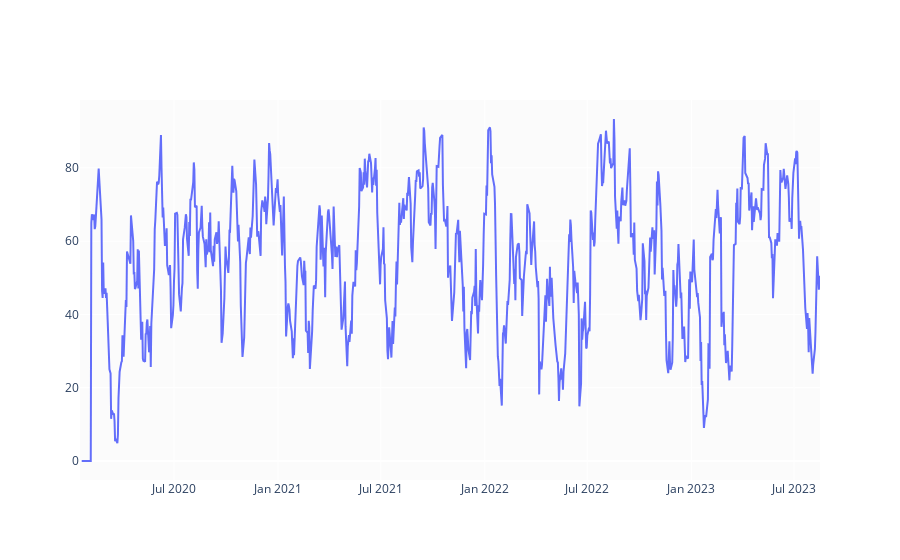

Notebook source saved alongside this figure:
### Code cell
def relative_strength_idx(df, n=14):
    close = df['Close']
    delta = close.diff()
    delta = delta[1:]
    pricesUp = delta.copy()
    pricesDown = delta.copy()
    pricesUp[pricesUp < 0] = 0
    pricesDown[pricesDown > 0] = 0    
    rollUp = pricesUp.rolling(n).mean()
    rollDown = pricesDown.abs().rolling(n).mean()
    rs = rollUp / rollDown
    rsi = 100.0 - (100.0 / (1.0 + rs))
    return rsi

df['RSI'] = relative_strength_idx(df).fillna(0)

fig = go.Figure(go.Scatter(x=df.Date, y=df.RSI, name='RSI'))
fig.show()

### Figure 1 — Plotly figure (JSON) as saved in the notebook; plotly's stock layout.template omitted (floating-point values rounded to 4 significant figures; data arrays with more than 128 entries replaced by an {"elided": "..."} marker saying what was removed)
{"data": [{"name": "RSI", "type": "scatter", "x": {"elided": "889 str values"}, "y": {"elided": "889 float values"}}], "layout": {}}
